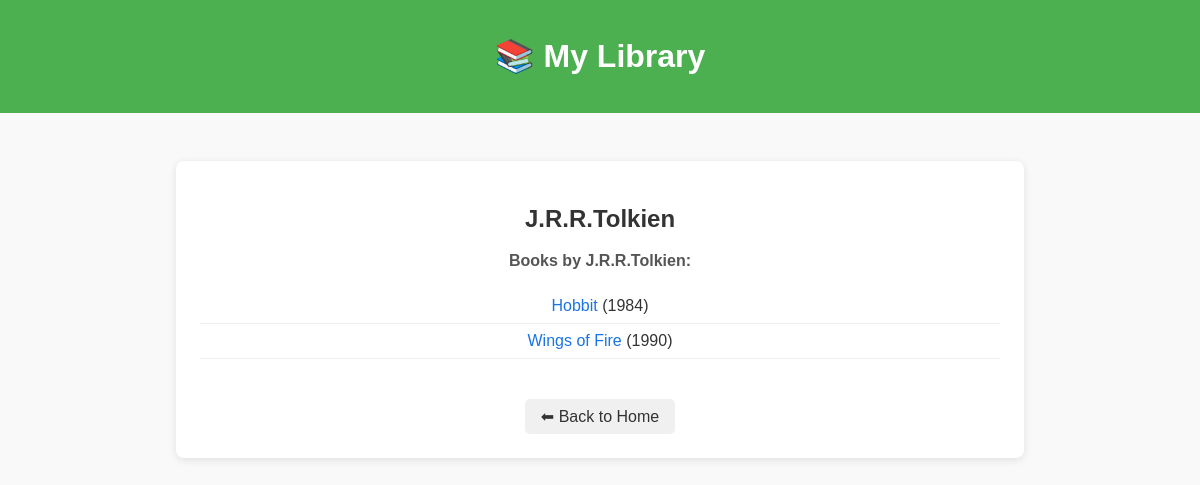
Screenshot of /author/9 with the database file from the repository.
### data_models.py (models this page shows, shortened)
class Author(db.Model):
    __tablename__ = 'authors'
    id = db.Column(db.Integer, primary_key=True, autoincrement=True)
    name = db.Column(db.String(100))
    birth_date = db.Column(db.String(100))
    date_of_death = db.Column(db.String(100))

class Book(db.Model):
    __tablename__ = 'books'
    id = db.Column(db.Integer, primary_key=True, autoincrement=True)
    isbn = db.Column(db.String(100))
    title = db.Column(db.String(100))
    publication_year = db.Column(db.Integer)
    author_id = db.Column(db.Integer, db.ForeignKey('authors.id'))
    rating = db.Column(db.Float)
    author = db.relationship('Author', backref='books')

### app.py (the view)
@app.route("/author/<int:author_id>")
def author_detail(author_id):
    author = Author.query.get_or_404(author_id)
    return render_template("author_detail.html", author=author)

### templates/author_detail.html
{% extends "base.html" %}
{% block content %}
<div class="detail-page">
    <h2>{{ author.name }}</h2>
    <p><strong>Books by {{ author.name }}:</strong></p>
    <ul>
        {% for book in author.books %}
            <li><a href="{{ url_for('book_detail', book_id=book.id) }}">{{ book.title }}</a> ({{ book.publication_year }})</li>
        {% else %}
            <li>No books found.</li>
        {% endfor %}
    </ul>
    <a href="{{ url_for('home') }}" class="back-link">⬅ Back to Home</a>
</div>
{% endblock %}

### static/css/style.css (style rules this page uses)
body { font-family: Arial, sans-serif; margin: 0; padding: 0; background: #f9f9f9; color: #333; text-align: center; }
.detail-page { max-width: 800px; margin: 2rem auto; padding: 1.5rem; background: white; border-radius: 8px; box-shadow: 0 2px 8px rgba(0,0,0,0.1); font-family: Arial, sans-serif; }
.detail-page h2 { margin-bottom: 1rem; color: #333; }
.detail-page p { margin-bottom: 0.8rem; line-height: 1.5; color: #555; }
.detail-page a { color: #1a73e8; text-decoration: none; transition: color 0.2s; }
.detail-page ul { list-style-type: none; padding-left: 0; }
.detail-page ul li { padding: 0.5rem 0; border-bottom: 1px solid #eee; }
.detail-page a.back-link { display: inline-block; margin-top: 1.5rem; padding: 0.5rem 1rem; background: #f0f0f0; border-radius: 5px; color: #333; text-decoration: none; transition: background 0.2s; }
a { text_decoration:none !important; }
.detail-page a ,.home a { text-decoration: none; }
.detail-page a, .detail-page a:hover, .detail-page a:focus { text-decoration: none; }

### rows the page displays
Author: name "J.R.R.Tolkien"
Book: title "Hobbit", publication_year "1984"
Book: title "Wings of Fire", publication_year "1990"
